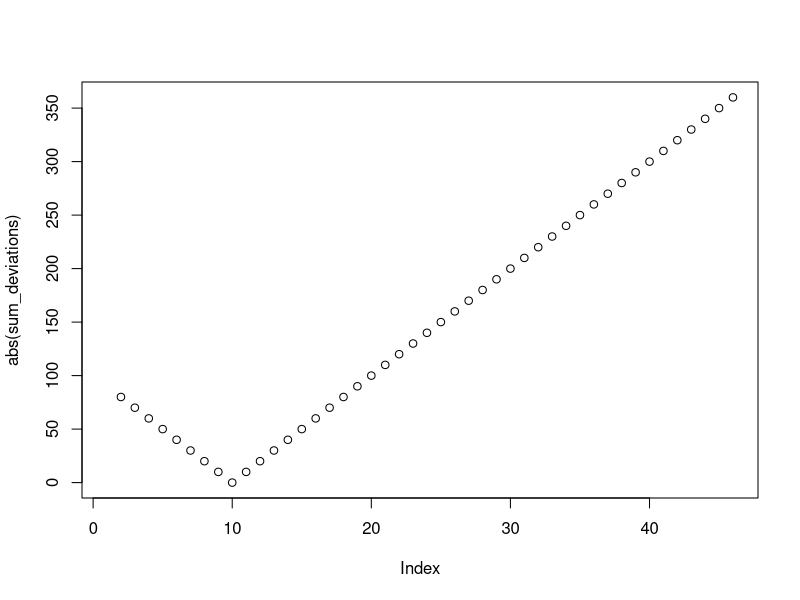

Write R code to recreate this figure.
## ---- chunk 1
knitr::opts_chunk$set(echo = TRUE)
## ---- chunk 2
"scores" <- c(2,3,4,5,6,7,8,9,10,46)

mean(scores)


min(scores)
max(scores)

numbers_to_test <- min(scores):max(scores)

sum_deviations <-c() 
  for(i in numbers_to_test) {
  sum_deviations[i] <- sum(scores-i)
}

sum_deviations

plot(abs(sum_deviations))

which(sum_deviations == 0)
## ---- chunk 3
y <- c(2,4,6,8,10,13,16,19,22,26)

numbers_to_test <- min(y):max(y)

sum_y <- sum(numbers_to_test)

sum_ysquare <-c()
  for(i in numbers_to_test){
    sum(numbers_to_test^2)
  }

sum_ysquare-((sum_y)^2)/(length(y)-1)


var(y)

             
             
             
             
             
        



